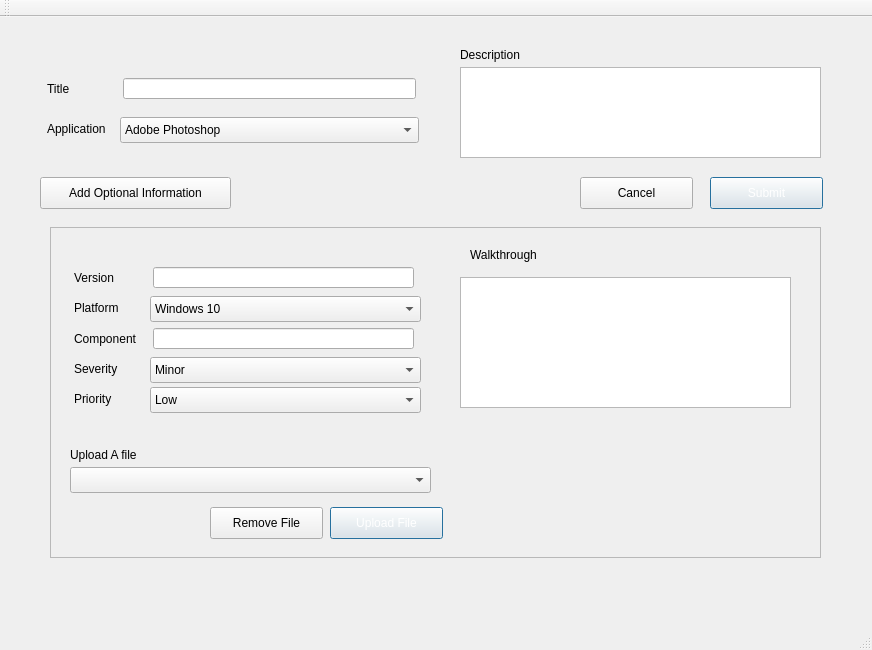
<?xml version="1.0" encoding="UTF-8"?>
<ui version="4.0">
 <class>AddBug</class>
 <widget class="QMainWindow" name="AddBug">
  <property name="geometry">
   <rect>
    <x>0</x>
    <y>0</y>
    <width>872</width>
    <height>650</height>
   </rect>
  </property>
  <property name="windowTitle">
   <string>AddBug</string>
  </property>
  <property name="styleSheet">
   <string notr="true">#QLabel{

font-size: 15px;
font-family: Arial;
}

#QPushButton{
	font-size: 12px;
	min-width:50px;
	max-width:50px;
	max-height:13px;
	max-height:13px;
	padding:3px;
	
}</string>
  </property>
  <widget class="QWidget" name="centralWidget">
   <widget class="QLabel" name="addBug_DescriptionLabel">
    <property name="geometry">
     <rect>
      <x>460</x>
      <y>30</y>
      <width>81</width>
      <height>16</height>
     </rect>
    </property>
    <property name="text">
     <string>Description</string>
    </property>
   </widget>
   <widget class="QTextEdit" name="addBug_DescriptionTextEdit">
    <property name="geometry">
     <rect>
      <x>460</x>
      <y>50</y>
      <width>361</width>
      <height>91</height>
     </rect>
    </property>
   </widget>
   <widget class="QFrame" name="addBug_ExtraOptionsFrame">
    <property name="geometry">
     <rect>
      <x>50</x>
      <y>210</y>
      <width>771</width>
      <height>331</height>
     </rect>
    </property>
    <property name="frameShape">
     <enum>QFrame::StyledPanel</enum>
    </property>
    <property name="frameShadow">
     <enum>QFrame::Raised</enum>
    </property>
    <widget class="QTextEdit" name="addBug_WalkthroughTextEdti">
     <property name="geometry">
      <rect>
       <x>410</x>
       <y>50</y>
       <width>331</width>
       <height>131</height>
      </rect>
     </property>
    </widget>
    <widget class="QLabel" name="addBug_WalkthroughLabel">
     <property name="geometry">
      <rect>
       <x>420</x>
       <y>20</y>
       <width>91</width>
       <height>16</height>
      </rect>
     </property>
     <property name="text">
      <string>Walkthrough</string>
     </property>
    </widget>
    <widget class="QPushButton" name="addBug_uploadFileButton">
     <property name="geometry">
      <rect>
       <x>280</x>
       <y>280</y>
       <width>113</width>
       <height>32</height>
      </rect>
     </property>
     <property name="styleSheet">
      <string notr="true">
gridline-color: rgb(53, 135, 250);
color:white;</string>
     </property>
     <property name="text">
      <string>Upload File</string>
     </property>
     <property name="default">
      <bool>true</bool>
     </property>
    </widget>
    <widget class="QPushButton" name="addBug_RemoveFileButton">
     <property name="geometry">
      <rect>
       <x>160</x>
       <y>280</y>
       <width>113</width>
       <height>32</height>
      </rect>
     </property>
     <property name="text">
      <string>Remove File</string>
     </property>
    </widget>
    <widget class="QComboBox" name="addBug_fileUploadCombo">
     <property name="geometry">
      <rect>
       <x>20</x>
       <y>240</y>
       <width>361</width>
       <height>26</height>
      </rect>
     </property>
    </widget>
    <widget class="QLabel" name="addBug_FileUploadLabel">
     <property name="geometry">
      <rect>
       <x>20</x>
       <y>220</y>
       <width>81</width>
       <height>16</height>
      </rect>
     </property>
     <property name="text">
      <string>Upload A file</string>
     </property>
    </widget>
    <widget class="QComboBox" name="addBug_PriorityCombo_2">
     <property name="geometry">
      <rect>
       <x>100</x>
       <y>160</y>
       <width>271</width>
       <height>26</height>
      </rect>
     </property>
     <item>
      <property name="text">
       <string>Low</string>
      </property>
     </item>
     <item>
      <property name="text">
       <string>Medium</string>
      </property>
     </item>
     <item>
      <property name="text">
       <string>High</string>
      </property>
     </item>
    </widget>
    <widget class="QLabel" name="addBug_ComponentLabel">
     <property name="geometry">
      <rect>
       <x>24</x>
       <y>101</y>
       <width>71</width>
       <height>21</height>
      </rect>
     </property>
     <property name="text">
      <string>Component</string>
     </property>
    </widget>
    <widget class="QComboBox" name="addBug_PlatformCombo">
     <property name="geometry">
      <rect>
       <x>100</x>
       <y>69</y>
       <width>271</width>
       <height>26</height>
      </rect>
     </property>
     <item>
      <property name="text">
       <string>Windows 10</string>
      </property>
     </item>
     <item>
      <property name="text">
       <string>Windows 8</string>
      </property>
     </item>
     <item>
      <property name="text">
       <string>Windows 7</string>
      </property>
     </item>
     <item>
      <property name="text">
       <string>Mac OSX</string>
      </property>
     </item>
     <item>
      <property name="text">
       <string>Ubuntu</string>
      </property>
     </item>
    </widget>
    <widget class="QLineEdit" name="addBug_VersionTextEdit">
     <property name="geometry">
      <rect>
       <x>103</x>
       <y>40</y>
       <width>261</width>
       <height>21</height>
      </rect>
     </property>
     <property name="sizePolicy">
      <sizepolicy hsizetype="MinimumExpanding" vsizetype="Fixed">
       <horstretch>15</horstretch>
       <verstretch>0</verstretch>
      </sizepolicy>
     </property>
    </widget>
    <widget class="QLabel" name="label">
     <property name="geometry">
      <rect>
       <x>24</x>
       <y>132</y>
       <width>50</width>
       <height>20</height>
      </rect>
     </property>
     <property name="text">
      <string>Severity</string>
     </property>
    </widget>
    <widget class="QLineEdit" name="addBug_ComponentTextEdit">
     <property name="geometry">
      <rect>
       <x>103</x>
       <y>101</y>
       <width>261</width>
       <height>21</height>
      </rect>
     </property>
    </widget>
    <widget class="QLabel" name="addBug_PlatformLabel">
     <property name="geometry">
      <rect>
       <x>24</x>
       <y>71</y>
       <width>52</width>
       <height>20</height>
      </rect>
     </property>
     <property name="text">
      <string>Platform</string>
     </property>
    </widget>
    <widget class="QComboBox" name="addBug_SeverityCombo_2">
     <property name="geometry">
      <rect>
       <x>100</x>
       <y>130</y>
       <width>271</width>
       <height>26</height>
      </rect>
     </property>
     <item>
      <property name="text">
       <string>Minor</string>
      </property>
     </item>
     <item>
      <property name="text">
       <string>Major</string>
      </property>
     </item>
     <item>
      <property name="text">
       <string>Neutral</string>
      </property>
     </item>
    </widget>
    <widget class="QLabel" name="addBug_VersionLabel">
     <property name="geometry">
      <rect>
       <x>24</x>
       <y>40</y>
       <width>46</width>
       <height>21</height>
      </rect>
     </property>
     <property name="text">
      <string>Version</string>
     </property>
    </widget>
    <widget class="QLabel" name="label_2">
     <property name="geometry">
      <rect>
       <x>24</x>
       <y>162</y>
       <width>44</width>
       <height>20</height>
      </rect>
     </property>
     <property name="text">
      <string>Priority</string>
     </property>
    </widget>
   </widget>
   <widget class="QPushButton" name="addBug_cancelButton">
    <property name="geometry">
     <rect>
      <x>580</x>
      <y>160</y>
      <width>113</width>
      <height>32</height>
     </rect>
    </property>
    <property name="text">
     <string>Cancel</string>
    </property>
   </widget>
   <widget class="QPushButton" name="addBug_SubmitButton">
    <property name="geometry">
     <rect>
      <x>710</x>
      <y>160</y>
      <width>113</width>
      <height>32</height>
     </rect>
    </property>
    <property name="styleSheet">
     <string notr="true">gridline-color: rgb(58, 139, 250);

color:white;
</string>
    </property>
    <property name="text">
     <string>Submit</string>
    </property>
    <property name="default">
     <bool>true</bool>
    </property>
    <property name="flat">
     <bool>false</bool>
    </property>
   </widget>
   <widget class="QPushButton" name="addBug_OptionsButton">
    <property name="geometry">
     <rect>
      <x>40</x>
      <y>160</y>
      <width>191</width>
      <height>32</height>
     </rect>
    </property>
    <property name="text">
     <string>Add Optional Information</string>
    </property>
    <property name="checkable">
     <bool>true</bool>
    </property>
   </widget>
   <widget class="QComboBox" name="addBug_ApplicationQCombo">
    <property name="geometry">
     <rect>
      <x>120</x>
      <y>100</y>
      <width>299</width>
      <height>26</height>
     </rect>
    </property>
    <item>
     <property name="text">
      <string>Adobe Photoshop</string>
     </property>
    </item>
    <item>
     <property name="text">
      <string>Adobe InDesign</string>
     </property>
    </item>
    <item>
     <property name="text">
      <string>Adobe Illustrator</string>
     </property>
    </item>
    <item>
     <property name="text">
      <string>Microsoft Visual Studio</string>
     </property>
    </item>
    <item>
     <property name="text">
      <string>Microsoft Visio</string>
     </property>
    </item>
    <item>
     <property name="text">
      <string>Microsoft Word</string>
     </property>
    </item>
    <item>
     <property name="text">
      <string>Microsoft Excel</string>
     </property>
    </item>
    <item>
     <property name="text">
      <string>Microsoft Powerpoint</string>
     </property>
    </item>
    <item>
     <property name="text">
      <string>Microsoft Access</string>
     </property>
    </item>
   </widget>
   <widget class="QLabel" name="AddBug_ApplicationLabel">
    <property name="geometry">
     <rect>
      <x>47</x>
      <y>102</y>
      <width>68</width>
      <height>20</height>
     </rect>
    </property>
    <property name="text">
     <string>Application</string>
    </property>
   </widget>
   <widget class="QLabel" name="addBug_TitleLabel">
    <property name="geometry">
     <rect>
      <x>47</x>
      <y>61</y>
      <width>27</width>
      <height>21</height>
     </rect>
    </property>
    <property name="text">
     <string>Title</string>
    </property>
   </widget>
   <widget class="QLineEdit" name="addBug_titleLineEdit">
    <property name="geometry">
     <rect>
      <x>123</x>
      <y>61</y>
      <width>293</width>
      <height>21</height>
     </rect>
    </property>
   </widget>
  </widget>
  <widget class="QMenuBar" name="menuBar">
   <property name="geometry">
    <rect>
     <x>0</x>
     <y>0</y>
     <width>872</width>
     <height>22</height>
    </rect>
   </property>
  </widget>
  <widget class="QToolBar" name="mainToolBar">
   <attribute name="toolBarArea">
    <enum>TopToolBarArea</enum>
   </attribute>
   <attribute name="toolBarBreak">
    <bool>false</bool>
   </attribute>
  </widget>
  <widget class="QStatusBar" name="statusBar"/>
 </widget>
 <layoutdefault spacing="6" margin="11"/>
 <resources/>
 <connections/>
</ui>
